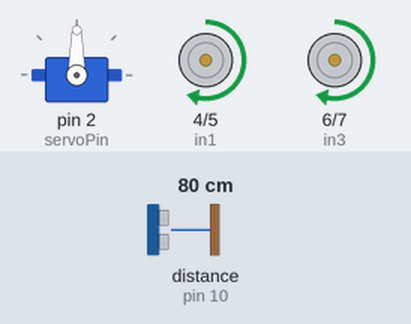
This sketch was run on a simulated Arduino Uno, built with avr-gcc and run on an emulated ATmega328P. Shown: servo, motor-driver pin pairs drawn as motors (green arrow = first pin HIGH = forward, orange = second pin HIGH = backward, longer = more drive, scaled by the enable pin). Wiring (inferred from the names in the program): ultrasonic range finder: trigger pin 9; echo pin 10. The test bench sets the inputs (shaded band); at power-on: distance to the obstacle (sensor on pin 10) 80 cm. The echo pulse lasts 58.3 µs per cm.

Above: at 1.2 s.
1.3 s: distance to the obstacle (sensor on pin 10) set to 22 cm
2.8 s: distance to the obstacle (sensor on pin 10) set to 18 cm
At 4.1 s:
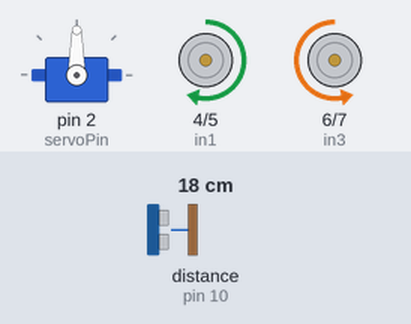
5.8 s: distance to the obstacle (sensor on pin 10) set to 35 cm
At 6.1 s:
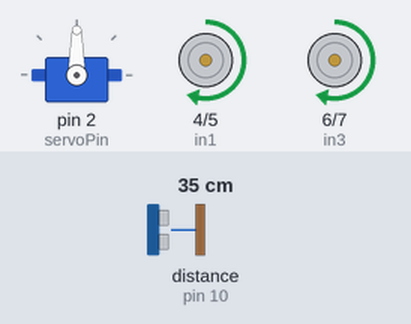
7.3 s: distance to the obstacle (sensor on pin 10) set to 2 cm
At 7.7 s:
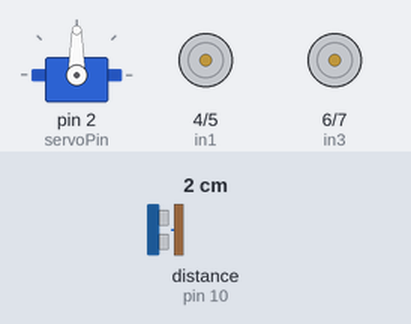
Timing chart, 0 to 11.3 s (numbered marks = the images above; inputs shaded):
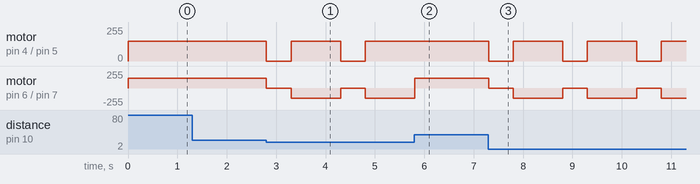

The sketch:

Obstacles_Avoidance_RC_Car.ino
```cpp
#include <Servo.h>

#define trigPin 9
#define echoPin 10
#define in1 4
#define in2 5
#define in3 6
#define in4 7
#define enA 3  // PWM pin for controlling motor A speed (changed from 8 to 3)
#define enB 11 // PWM pin for controlling motor B speed
#define servoPin 2  // Changed to pin 2 to avoid conflicts with PWM pins
#define motorSpeed 150 // Speed for motors (0-255)

Servo myservo;

void setup() {
  pinMode(trigPin, OUTPUT);
  pinMode(echoPin, INPUT);
  pinMode(in1, OUTPUT);
  pinMode(in2, OUTPUT);
  pinMode(in3, OUTPUT);
  pinMode(in4, OUTPUT);
  pinMode(enA, OUTPUT); // Set ENA as an output
  pinMode(enB, OUTPUT); // Set ENB as an output
  myservo.attach(servoPin);
  myservo.write(90);  // Set servo to initial position
  Serial.begin(9600);
}

void loop() {
  long duration, distance;

  // Trigger the ultrasonic sensor
  digitalWrite(trigPin, LOW);
  delayMicroseconds(2);
  digitalWrite(trigPin, HIGH);
  delayMicroseconds(10);
  digitalWrite(trigPin, LOW);

  duration = pulseIn(echoPin, HIGH);
  distance = (duration / 2) / 29.1;  // Convert to centimeters

  if (distance < 20) {
    // Obstacle detected, stop and turn
    stopCar();
    delay(500);
    turnRight();
    delay(1000);
  } else {
    moveForward();
  }
}

void moveForward() {
  digitalWrite(in1, HIGH);
  digitalWrite(in2, LOW);
  digitalWrite(in3, HIGH);
  digitalWrite(in4, LOW);
  analogWrite(enA, motorSpeed);  // Control speed of motor A
  analogWrite(enB, motorSpeed);  // Control speed of motor B
}

void turnRight() {
  digitalWrite(in1, HIGH);
  digitalWrite(in2, LOW);
  digitalWrite(in3, LOW);
  digitalWrite(in4, HIGH);
  analogWrite(enA, motorSpeed);  // Control speed of motor A
  analogWrite(enB, motorSpeed);  // Control speed of motor B
}

void stopCar() {
  digitalWrite(in1, LOW);
  digitalWrite(in2, LOW);
  digitalWrite(in3, LOW);
  digitalWrite(in4, LOW);
  analogWrite(enA, 0); // Stop motor A
  analogWrite(enB, 0); // Stop motor B
}
```

Measured:
- the behaviour switches between 21 and 20 cm on distance to the obstacle (sensor on pin 10) (found by bisection; images 0 and 1)
- after the input at 1.3 s, every drawn part: stays the same
- after the input at 2.8 s, motor on pin 4 (in1) / pin 5 (in2): alternates forward 150/255 for 1.0 s and stopped for 0.50 s, starting at once; motor on pin 6 (in3) / pin 7 (in4): alternates backward 150/255 for 1.0 s and stopped for 0.50 s, starting at once
- after the input at 5.8 s, motor on pin 4 (in1) / pin 5 (in2): stays forward 150/255 (without the input it goes to stopped after 0.01 s)
- after the input at 7.3 s, motor on pin 4 (in1) / pin 5 (in2): alternates forward 150/255 for 1.0 s and stopped for 0.50 s, starting at once; motor on pin 6 (in3) / pin 7 (in4): alternates backward 150/255 for 1.0 s and stopped for 0.50 s, starting at once
